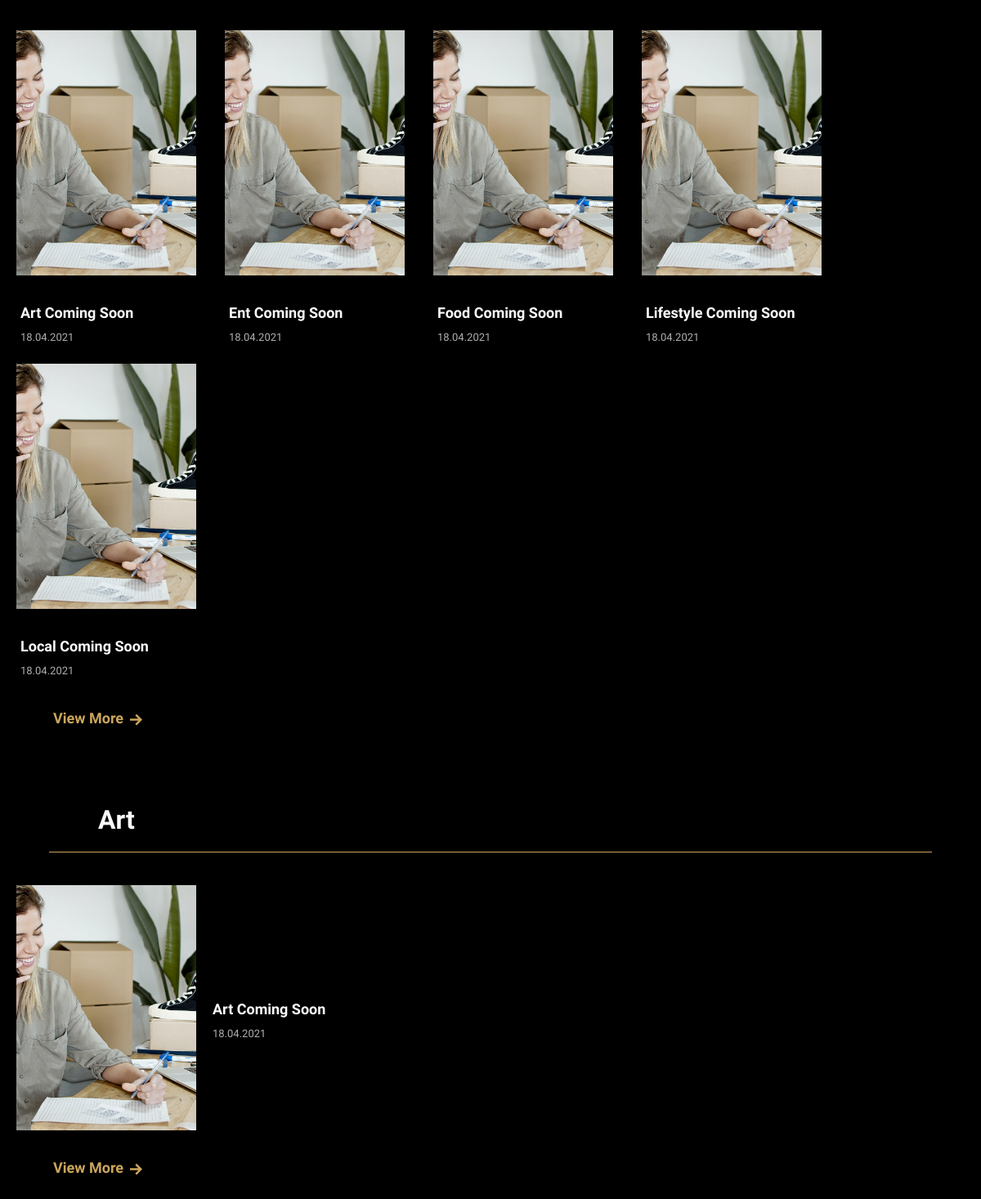
Before: / (middle part) with the older database file.
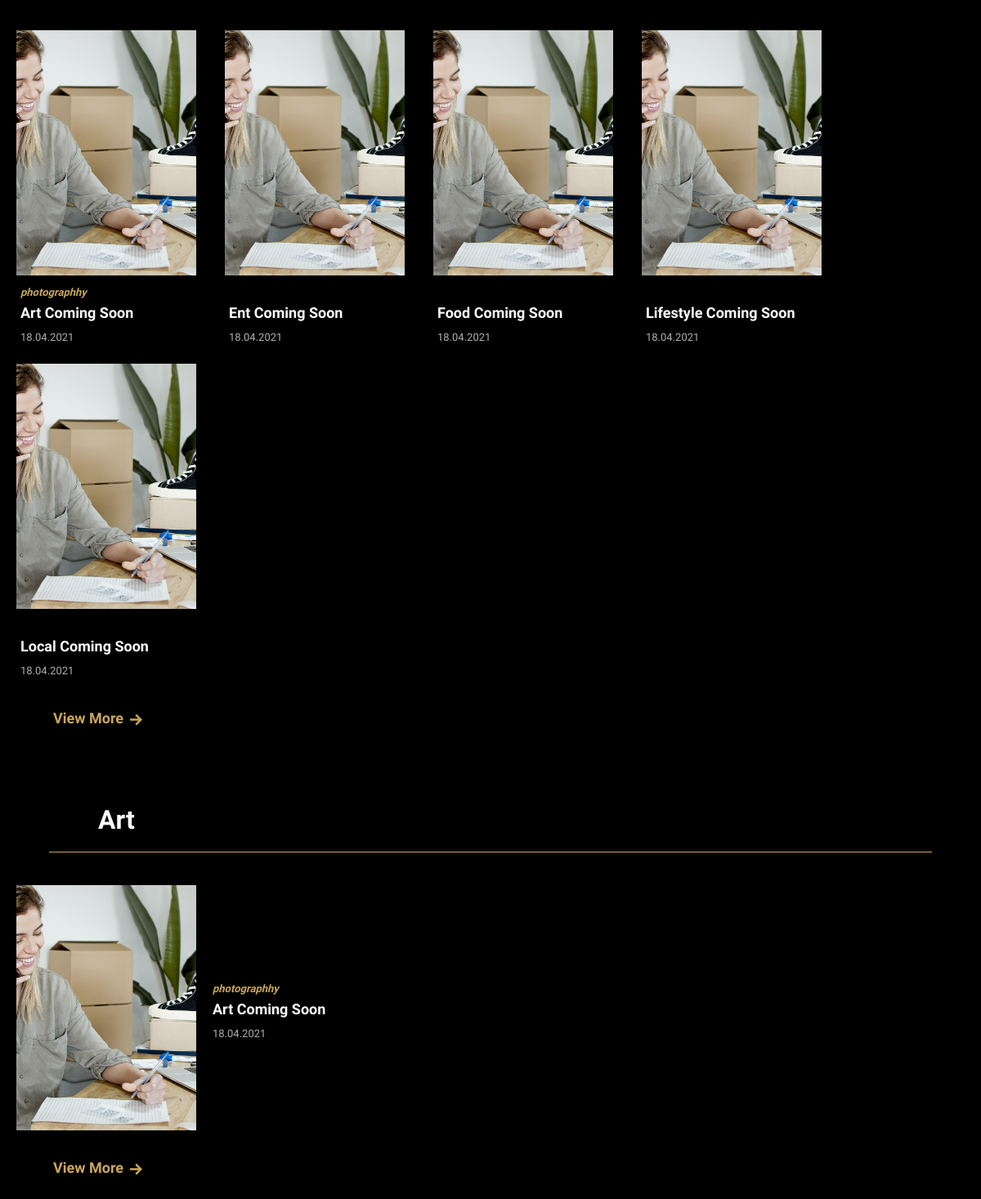
After: the same page with the newer database file.
### tables this page shows
CREATE TABLE `tbl_blog` (
  `blog_id` int(11) NOT NULL,
  `blog_title` varchar(256) NOT NULL,
  `blog_subheader` varchar(256) NOT NULL,
  `blog_author` varchar(64) NOT NULL,
  `blog_image` varchar(128) NOT NULL,
  `blog_category` int(2) NOT NULL,
  `blog_published` int(1) NOT NULL,
  `blog_end_link` varchar(2084) NOT NULL,
  `blog_yt_video` varchar(2084) NOT NULL,
  `blog_body` text NOT NULL,
  `blog_date` date NOT NULL,
  `blog_tags` varchar(256) NOT NULL
);

### admin/scripts/read.php (called while the page is built, shortened)
<?php
function getAllAvailable($tbl, $num)
{
    $pdo = Database::getInstance()->getConnection();
    $queryAll = 'SELECT * FROM '.$tbl.' WHERE blog_published = 1 ORDER BY blog_date DESC LIMIT '.$num;
    $results = $pdo->query($queryAll);
    if ($results) {
        return $results;
    } else {
        return 'There was a problem accessing this info';
    }
}
function getAllAvailableByCat($tbl, $cat, $num)
{
    $pdo = Database::getInstance()->getConnection();
    $queryAll = 'SELECT * FROM '.$tbl.' WHERE blog_published = 1 AND blog_category = '.$cat.' ORDER BY blog_date DESC LIMIT '.$num;
    $results = $pdo->query($queryAll);
    if ($results) {
        return $results;
    } else {
        return 'There was a problem accessing this info';
    }
}

### index.php (the view, shortened to what this page needs)
<?php
        $tbl = 'tbl_blog';
        $num = 10;
        $num2 = 5;
        $latest = getAllAvailable($tbl, $num);
        $art = getAllAvailableByCat($tbl, 2, $num2);
?>
<!DOCTYPE html>
<html lang="en">
<head>
    <?php include_once 'templates/head.php'; ?>
</head>
<body>
<main id="app">
    <div class="content homePage">
        <?php if($latest->rowCount() > 0): ?>
        <div class="postDiv">
            <div class="postList">
            <?php while ($info = $latest->fetch(PDO::FETCH_ASSOC)): $blogImg = 'images/blog-images/'.$info['blog_image']; ?>
                <a href='./p?title=<?php echo $info['blog_title']; ?>&id=<?php echo $info['blog_id']; ?>' class="post">
                    <div class="bgimg" style="background-image: url('<?php echo $blogImg; ?>');"></div>
                    <div class="text">
                        <div class="tags">
                            <?php $tags = $info['blog_tags']; displayTags($tags);?>
                        </div>
                        <h3 class="title"><?php echo $info['blog_title']; ?></h3>
                        <p class="date"><?php $date = $info['blog_date']; convertDate($date); ?></p>
                    </div>
                </a>
            <?php endwhile; ?>
            </div>
            <a href="./latest-posts" class="viewMore">View More <div class="img" style="background-image: url('images/icons/arrow-right.svg');"></div></a>
        </div>
        <?php endif; ?>
        <?php if($art->rowCount() > 0): ?>
        <div class="postDiv">
            <h2 class="secHead">Art</h2>
            <div class="divLine"></div>
            <div class="postList postListRow">
            <?php while ($info = $art->fetch(PDO::FETCH_ASSOC)): $blogImg = 'images/blog-images/'.$info['blog_image']; ?>
                <a href='./p?title=<?php echo $info['blog_title']; ?>&id=<?php echo $info['blog_id']; ?>' class="post">
                    <div class="bgimg" style="background-image: url('<?php echo $blogImg; ?>');"></div>
                    <div class="text">
                        <div class="tags">
                        </div>
                        <h3 class="title"><?php echo $info['blog_title']; ?></h3>
                        <p class="date"><?php $date = $info['blog_date']; convertDate($date); ?></p>
                    </div>
                </a>
            <?php endwhile; ?>
            </div>
            <a href="./art" class="viewMore">View More <div class="img" style="background-image: url('images/icons/arrow-right.svg');"></div></a>
        </div>
        <?php endif; ?>
</div>
</main>
</body>
</html>

### templates/head.php (shortened to what this page needs)
<link rel="stylesheet" href="css/style.css" type="text/css">

### admin/scripts/functions.php (shortened to what this page needs)
<?php
function convertDate($date){
    $newDate = date("d.m.Y", strtotime($date));
    echo $newDate;
}
function displayTags($tags){
        $links = array();
        $parts = explode(',', $tags);
        $parts2 = str_ireplace("'",  "&apos;", $parts);
        foreach ($parts2 as $tag)
        {
            $newtag = trim($tag);
            $links[] = "<span class='tag'>$newtag</span>";
        }
        echo implode(" ", $links);
}

Changed rows visible on the page:
changed tbl_blog "Art Coming Soon": blog_tags (not shown) → "photographhy"
